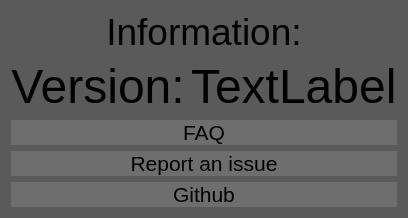
                   <widget class="QWidget" name="page_android_world">
                    <property name="styleSheet">
                     <string notr="true">background:rgb(91,90,90);</string>
                    </property>
                    <layout class="QHBoxLayout" name="horizontalLayout_27">
                     <item>
                      <layout class="QVBoxLayout" name="verticalLayout_14">
                       <item>
                        <widget class="QLabel" name="label_11">
                         <property name="maximumSize">
                          <size>
                           <width>16777215</width>
                           <height>50</height>
                          </size>
                         </property>
                         <property name="font">
                          <font>
                           <family>Segoe UI</family>
                           <pointsize>28</pointsize>
                          </font>
                         </property>
                         <property name="text">
                          <string>Information:</string>
                         </property>
                         <property name="alignment">
                          <set>Qt::AlignCenter</set>
                         </property>
                        </widget>
                       </item>
                       <item>
                        <layout class="QHBoxLayout" name="horizontalLayout_30">
                         <item>
                          <layout class="QVBoxLayout" name="verticalLayout_15">
                           <item>
                            <widget class="QLabel" name="label_3">
                             <property name="font">
                              <font>
                               <family>Segoe UI</family>
                               <pointsize>36</pointsize>
                              </font>
                             </property>
                             <property name="text">
                              <string>Version:</string>
                             </property>
                             <property name="alignment">
                              <set>Qt::AlignCenter</set>
                             </property>
                            </widget>
                           </item>
                          </layout>
                         </item>
                         <item>
                          <layout class="QVBoxLayout" name="verticalLayout_16">
                           <item>
                            <widget class="QLabel" name="label_version">
                             <property name="font">
                              <font>
                               <family>Segoe UI</family>
                               <pointsize>36</pointsize>
                              </font>
                             </property>
                             <property name="text">
                              <string>TextLabel</string>
                             </property>
                             <property name="margin">
                              <number>50</number>
                             </property>
                            </widget>
                           </item>
                          </layout>
                         </item>
                        </layout>
                       </item>
                       <item>
                        <layout class="QVBoxLayout" name="verticalLayout_35">
                         <item>
                          <widget class="QPushButton" name="pushButton_faq">
                           <property name="font">
                            <font>
                             <family>Segoe UI</family>
                             <pointsize>16</pointsize>
                            </font>
                           </property>
                           <property name="styleSheet">
                            <string notr="true">QPushButton {
	border: none;
	background-color: rgb(110,110,110)
}
QPushButton:hover {
	background-color: rgb(125,125,125);
}

</string>
                           </property>
                           <property name="text">
                            <string>FAQ</string>
                           </property>
                          </widget>
                         </item>
                         <item>
                          <widget class="QPushButton" name="pushButton_issue">
                           <property name="font">
                            <font>
                             <family>Segoe UI</family>
                             <pointsize>16</pointsize>
                            </font>
                           </property>
                           <property name="styleSheet">
                            <string notr="true">QPushButton {
	border: none;
	background-color: rgb(110,110,110)
}
QPushButton:hover {
	background-color: rgb(125,125,125);
}

</string>
                           </property>
                           <property name="text">
                            <string>Report an issue</string>
                           </property>
                          </widget>
                         </item>
                         <item>
                          <widget class="QPushButton" name="pushButton_github">
                           <property name="font">
                            <font>
                             <family>Segoe UI</family>
                             <pointsize>16</pointsize>
                            </font>
                           </property>
                           <property name="styleSheet">
                            <string notr="true">QPushButton {
	border: none;
	background-color: rgb(110,110,110)
}
QPushButton:hover {
	background-color: rgb(125,125,125);
}

</string>
                           </property>
                           <property name="text">
                            <string>Github</string>
                           </property>
                          </widget>
                         </item>
                        </layout>
                       </item>
                      </layout>
                     </item>
                    </layout>
                   </widget>
